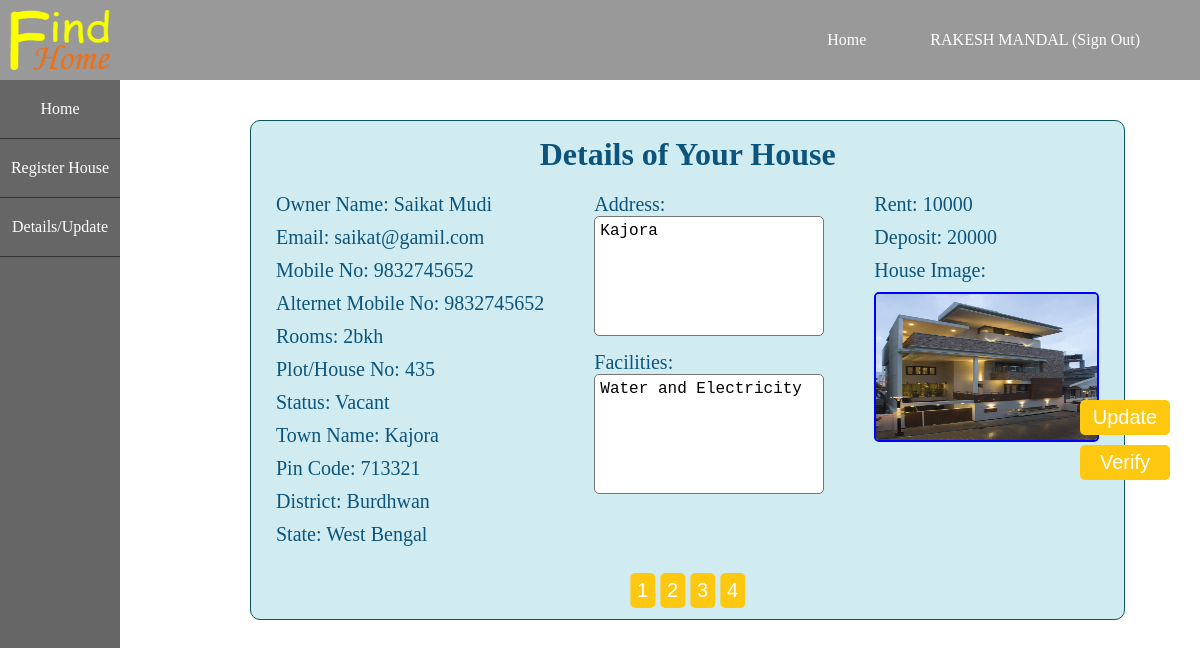
The page /php/detail.php?page=4 (signed in) on the database its author committed.
### tables this page shows
CREATE TABLE `register_houses` (
  `id` int(5) NOT NULL,
  `user_id` int(5) NOT NULL,
  `fullname` varchar(50) NOT NULL,
  `email` varchar(50) NOT NULL,
  `mobile` varchar(10) NOT NULL,
  `altmobile` varchar(10) NOT NULL,
  `rooms` varchar(25) NOT NULL,
  `plot` varchar(25) NOT NULL,
  `facilities` varchar(255) NOT NULL,
  `address` varchar(255) NOT NULL,
  `status` varchar(10) NOT NULL,
  `image` varchar(255) NOT NULL,
  `rent` int(30) NOT NULL,
  `deposit` int(30) NOT NULL,
  `town` varchar(30) NOT NULL,
  `pincode` int(10) NOT NULL,
  `district` varchar(30) NOT NULL,
  `state` varchar(30) NOT NULL,
  `verified` int(1) NOT NULL
);

### php/detail.php (the view, shortened to what this page needs)
<?php require "config.php"; ?>
<?php
	$limit = 0;
	if (isset($_GET["page"])) {
		$page = $_GET["page"];
		if ($page == "" || $page == "1") {
			$limit = 0;
		}else{
			$limit = $page - 1;
		}
	}
	if($_SESSION["role"] == "admin"){
		$query = "SELECT * FROM register_houses LIMIT $limit,1";
		$sql = "SELECT * FROM register_houses";
		$result = mysqli_query($con, $query) or die(" ".mysqli_error($con));
		$count = mysqli_query($con, $sql) or die(" ".mysqli_error($con));
		$data = mysqli_fetch_assoc($result);
		$rows = mysqli_num_rows($count);
	}
 ?>
<!DOCTYPE html>
<html>
<head>
	<link rel="stylesheet" type="text/css" href="../style/detail.css">
</head>
<body>
	<nav class="header">
		<a href="../index.php"><img src="../assets/logo1.png"></a>
		<ul>
			<li><a href="../index.php">Home</a></li>
			<?php if(!empty($_SESSION['email'])){
				echo "<li><a href='signout.php'>".$_SESSION['fullname']." (Sign Out)</a></li>";
			} else{ echo "<li><a href='register.php'>Register</a></li>";} ?>
		</ul>
	</nav>
	<div class="side-nav">
		<nav>
			<ul>
				<li>
					<a href="dashboard.php">
						<span>Home</span>
					</a>
				</li>
				<li>
					<a href="houseregister.php">
						<span>Register House</span>
					</a>
				</li>
				<li>
					<a href="detail.php">
						<span>Details/Update</span>
					</a>
				</li>
			</ul>
		</nav>
	</div>
	<div class="main-content">
		<h1>Details of Your House</h1>
		<div class="col">
			<p><label>Owner Name: </label><?php echo $data["fullname"]; ?></p>
			<p><label>Email: </label><?php echo $data["email"]; ?></p>
			<p><label>Mobile No: </label><?php echo $data["mobile"]; ?></p>
			<p><label>Alternet Mobile No: </label><?php echo $data["altmobile"]; ?></p>
			<p><label>Rooms: </label><?php echo $data["rooms"]; ?></p>
			<p><label>Plot/House No: </label><?php echo $data["plot"]; ?></p>
			<p><label>Status: </label><?php echo $data["status"]; ?></p>
			<p><label>Town Name: </label><?php echo $data["town"]; ?></p>
			<p><label>Pin Code: </label><?php echo $data["pincode"]; ?></p>
			<p><label>District: </label><?php echo $data["district"]; ?></p>
			<p><label>State: </label><?php echo $data["state"]; ?></p>
		</div>
		<div class="col">
			<p><label>Address: </label><br>
				<textarea readonly><?php echo $data["address"]; ?></textarea>
			</p>
			<p><label>Facilities: </label><br>
				<textarea readonly><?php echo $data["facilities"]; ?></textarea>
			</p>
		</div>
		<div class="col">
			<p><label>Rent: </label><?php echo $data["rent"]; ?></p>
			<p><label>Deposit: </label><?php echo $data["deposit"]; ?></p>
			<p><label>House Image: </label><br><img src="<?php echo $data["image"]; ?>"></p>
		</div>
		<div class="btn">
			<?php for ($i=1; $i <=$rows; $i++) { ?>
			<a href="detail.php?page=<?php echo $i; ?>"><button type="button"><?php echo $i; ?></button></a>
			<?php } ?>
		</div>
	</div>
	<div class="side-btn">
		<a href="update.php"><button>Update</button></a><br>
		<?php
		if ($_SESSION['role'] == "admin") {
			echo "<a href='../bgphp/verify.php'><button>Verify</button></a>";
		}
		?>
	</div>
</body>
</html>

### style/detail.css (style rules this page uses)
body { margin: 0; padding: 0; }
* { margin: 0; padding: 0; box-sizing: border-box; }
.header { position: absolute; height: 80px; width: 100%; background-color: #999; padding: 0; z-index: 4; }
.header img { position: relative; top: 10px; left: 10px; width: 100px; height: 60px; }
.header ul li { list-style-type: none; display: inline-block; line-height: 80px; transition: 0.5s all; }
.header ul { float: right; margin-right: 30px; }
.header ul li a { text-decoration: none; color: #fff; padding: 30px; }
.side-nav { position: absolute; width: 120px; background-color: #666; height: 100%; z-index: 3; padding-top: 80px; }
.side-nav ul { list-style: none; padding: 0; margin: 0; }
.side-nav ul li { padding: 20px 10px; border-bottom: 1px solid #333; text-align: center; transition: 0.5s all; }
.side-nav ul li a { color: #fff; text-decoration: none; }
.main-content { position: absolute; top: 120px; left: 250px; height: 500px; background-color: #D1ECF1; justify-content: center; margin-bottom: 10px; border: 1px solid #0C5460; border-radius: 10px; }
.main-content h1 { text-align: center; margin-top: 15px; margin-bottom: 20px; color: #0C547C; }
.col { float: left; margin-left: 25px; margin-right: 25px; color: #0C547C; margin-bottom: 5px; font-size: 20px; }
.col p { margin-bottom: 10px; }
textarea { width: 230px; height: 120px; font-size: 16px; padding: 5px 5px; box-sizing: border-box; border-radius: 5px; resize: none; }
.col img { width: 225px; height: 150px; border: 2px solid blue; margin-top: 10px; border-radius: 5px; }
.btn { text-align: center; position: absolute; left: 50%; bottom: 1px; margin-bottom: 10px; transform: translate(-50%); width: 100%; height: 35px; color: white; font-size: 20px; border: 0; border-radius: 5px; }
.btn button { width: 25px; height: 35px; background-color: #FEC810; color: white; font-size: 20px; border: 0; border-radius: 5px; }
.side-btn { text-align: center; position: absolute; left: 90%; top: 50%; }
.side-btn button { margin-bottom: 10px; width: 90px; height: 35px; background-color: #FEC810; color: white; font-size: 20px; border: 0; border-radius: 5px; }

### rows shown on the page
register_houses: fullname "Saikat Mudi", email "saikat@gamil.com", mobile "9832745652", altmobile "9832745652", rooms "2bkh", plot "435", status "Vacant", town "Kajora", pincode "713321", district "Burdhwan", state "West Bengal", address "Kajora", facilities "Water and Electricity", rent "10000", deposit "20000", image (picture)

### other values the page prints
$_SESSION['fullname'] "RAKESH MANDAL"
